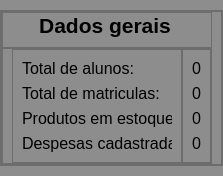
                 <widget class="QWidget" name="dados_gerais">
                  <property name="font">
                   <font/>
                  </property>
                  <property name="styleSheet">
                   <string notr="true">background-color: rgb(141, 141, 141);</string>
                  </property>
                  <attribute name="title">
                   <string>Tab 1</string>
                  </attribute>
                  <layout class="QHBoxLayout" name="horizontalLayout_9">
                   <property name="spacing">
                    <number>0</number>
                   </property>
                   <property name="leftMargin">
                    <number>0</number>
                   </property>
                   <property name="topMargin">
                    <number>10</number>
                   </property>
                   <property name="rightMargin">
                    <number>0</number>
                   </property>
                   <property name="bottomMargin">
                    <number>10</number>
                   </property>
                   <item>
                    <widget class="QFrame" name="frame_12">
                     <property name="font">
                      <font>
                       <pointsize>10</pointsize>
                      </font>
                     </property>
                     <property name="styleSheet">
                      <string notr="true"/>
                     </property>
                     <property name="frameShape">
                      <enum>QFrame::StyledPanel</enum>
                     </property>
                     <property name="frameShadow">
                      <enum>QFrame::Raised</enum>
                     </property>
                     <layout class="QHBoxLayout" name="horizontalLayout_10">
                      <property name="spacing">
                       <number>0</number>
                      </property>
                      <property name="leftMargin">
                       <number>0</number>
                      </property>
                      <property name="topMargin">
                       <number>0</number>
                      </property>
                      <property name="rightMargin">
                       <number>0</number>
                      </property>
                      <property name="bottomMargin">
                       <number>0</number>
                      </property>
                      <item>
                       <widget class="QFrame" name="frame_14">
                        <property name="maximumSize">
                         <size>
                          <width>550</width>
                          <height>900</height>
                         </size>
                        </property>
                        <property name="styleSheet">
                         <string notr="true">background-color: rgb(141, 141, 141);</string>
                        </property>
                        <property name="frameShape">
                         <enum>QFrame::StyledPanel</enum>
                        </property>
                        <property name="frameShadow">
                         <enum>QFrame::Raised</enum>
                        </property>
                        <layout class="QVBoxLayout" name="verticalLayout_5">
                         <property name="spacing">
                          <number>0</number>
                         </property>
                         <property name="leftMargin">
                          <number>0</number>
                         </property>
                         <property name="topMargin">
                          <number>0</number>
                         </property>
                         <property name="bottomMargin">
                          <number>0</number>
                         </property>
                         <item>
                          <widget class="QFrame" name="frame_15">
                           <property name="maximumSize">
                            <size>
                             <width>6545645</width>
                             <height>50</height>
                            </size>
                           </property>
                           <property name="frameShape">
                            <enum>QFrame::StyledPanel</enum>
                           </property>
                           <property name="frameShadow">
                            <enum>QFrame::Raised</enum>
                           </property>
                           <layout class="QVBoxLayout" name="verticalLayout_6">
                            <property name="leftMargin">
                             <number>5</number>
                            </property>
                            <property name="topMargin">
                             <number>0</number>
                            </property>
                            <item>
                             <widget class="QLabel" name="label_3">
                              <property name="maximumSize">
                               <size>
                                <width>16777215</width>
                                <height>50</height>
                               </size>
                              </property>
                              <property name="font">
                               <font>
                                <family>Segoe UI</family>
                                <weight>75</weight>
                                <bold>true</bold>
                               </font>
                              </property>
                              <property name="text">
                               <string>&lt;html&gt;&lt;head/&gt;&lt;body&gt;&lt;p&gt;&lt;span style=&quot; font-size:16pt;&quot;&gt;Dados gerais&lt;/span&gt;&lt;/p&gt;&lt;/body&gt;&lt;/html&gt;</string>
                              </property>
                              <property name="alignment">
                               <set>Qt::AlignCenter</set>
                              </property>
                             </widget>
                            </item>
                           </layout>
                          </widget>
                         </item>
                         <item>
                          <widget class="QFrame" name="frame_16">
                           <property name="frameShape">
                            <enum>QFrame::StyledPanel</enum>
                           </property>
                           <property name="frameShadow">
                            <enum>QFrame::Raised</enum>
                           </property>
                           <layout class="QHBoxLayout" name="horizontalLayout_11">
                            <property name="spacing">
                             <number>0</number>
                            </property>
                            <property name="topMargin">
                             <number>0</number>
                            </property>
                            <property name="rightMargin">
                             <number>0</number>
                            </property>
                            <property name="bottomMargin">
                             <number>0</number>
                            </property>
                            <item>
                             <widget class="QFrame" name="frame_18">
                              <property name="minimumSize">
                               <size>
                                <width>0</width>
                                <height>50</height>
                               </size>
                              </property>
                              <property name="maximumSize">
                               <size>
                                <width>170</width>
                                <height>16777215</height>
                               </size>
                              </property>
                              <property name="sizeIncrement">
                               <size>
                                <width>0</width>
                                <height>0</height>
                               </size>
                              </property>
                              <property name="font">
                               <font>
                                <pointsize>12</pointsize>
                               </font>
                              </property>
                              <property name="frameShape">
                               <enum>QFrame::StyledPanel</enum>
                              </property>
                              <property name="frameShadow">
                               <enum>QFrame::Raised</enum>
                              </property>
                              <layout class="QVBoxLayout" name="verticalLayout_7">
                               <item>
                                <widget class="QLabel" name="label_4">
                                 <property name="minimumSize">
                                  <size>
                                   <width>0</width>
                                   <height>15</height>
                                  </size>
                                 </property>
                                 <property name="font">
                                  <font>
                                   <family>Segoe UI</family>
                                   <pointsize>12</pointsize>
                                  </font>
                                 </property>
                                 <property name="text">
                                  <string>Total de alunos:</string>
                                 </property>
                                </widget>
                               </item>
                               <item>
                                <widget class="QLabel" name="label_6">
                                 <property name="minimumSize">
                                  <size>
                                   <width>0</width>
                                   <height>15</height>
                                  </size>
                                 </property>
                                 <property name="font">
                                  <font>
                                   <family>Segoe UI</family>
                                   <pointsize>12</pointsize>
                                  </font>
                                 </property>
                                 <property name="text">
                                  <string>Total de matriculas:</string>
                                 </property>
                                </widget>
                               </item>
                               <item>
                                <widget class="QLabel" name="label_5">
                                 <property name="minimumSize">
                                  <size>
                                   <width>0</width>
                                   <height>18</height>
                                  </size>
                                 </property>
                                 <property name="font">
                                  <font>
                                   <family>Segoe UI</family>
                                   <pointsize>12</pointsize>
                                  </font>
                                 </property>
                                 <property name="text">
                                  <string>Produtos em estoque:</string>
                                 </property>
                                </widget>
                               </item>
                               <item>
                                <widget class="QLabel" name="label_7">
                                 <property name="minimumSize">
                                  <size>
                                   <width>0</width>
                                   <height>15</height>
                                  </size>
                                 </property>
                                 <property name="font">
                                  <font>
                                   <family>Segoe UI</family>
                                   <pointsize>12</pointsize>
                                  </font>
                                 </property>
                                 <property name="text">
                                  <string>Despesas cadastradas:</string>
                                 </property>
                                </widget>
                               </item>
                              </layout>
                             </widget>
                            </item>
                            <item>
                             <widget class="QFrame" name="frame_17">
                              <property name="frameShape">
                               <enum>QFrame::StyledPanel</enum>
                              </property>
                              <property name="frameShadow">
                               <enum>QFrame::Raised</enum>
                              </property>
                              <layout class="QVBoxLayout" name="verticalLayout_8">
                               <item>
                                <widget class="QLabel" name="total_alunos">
                                 <property name="font">
                                  <font>
                                   <pointsize>12</pointsize>
                                  </font>
                                 </property>
                                 <property name="text">
                                  <string>0</string>
                                 </property>
                                 <property name="alignment">
                                  <set>Qt::AlignCenter</set>
                                 </property>
                                </widget>
                               </item>
                               <item>
                                <widget class="QLabel" name="total_matriculas">
                                 <property name="font">
                                  <font>
                                   <pointsize>12</pointsize>
                                  </font>
                                 </property>
                                 <property name="text">
                                  <string>0</string>
                                 </property>
                                 <property name="alignment">
                                  <set>Qt::AlignCenter</set>
                                 </property>
                                </widget>
                               </item>
                               <item>
                                <widget class="QLabel" name="total_estoque">
                                 <property name="font">
                                  <font>
                                   <pointsize>12</pointsize>
                                  </font>
                                 </property>
                                 <property name="text">
                                  <string>0</string>
                                 </property>
                                 <property name="alignment">
                                  <set>Qt::AlignCenter</set>
                                 </property>
                                </widget>
                               </item>
                               <item>
                                <widget class="QLabel" name="total_despesas">
                                 <property name="font">
                                  <font>
                                   <pointsize>12</pointsize>
                                  </font>
                                 </property>
                                 <property name="text">
                                  <string>0</string>
                                 </property>
                                 <property name="alignment">
                                  <set>Qt::AlignCenter</set>
                                 </property>
                                </widget>
                               </item>
                              </layout>
                             </widget>
                            </item>
                           </layout>
                          </widget>
                         </item>
                        </layout>
                       </widget>
                      </item>
                     </layout>
                    </widget>
                   </item>
                  </layout>
                 </widget>
